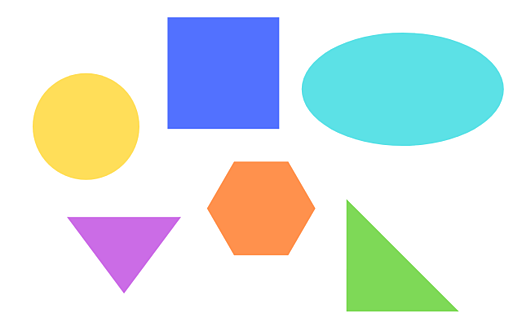
#> input picture filter/shapes2.png, 522 x 326 px, found by its file name
$ python shapedetectionvideo.py
#> lines starting #> are read from the running program, lines starting #| are printed output that depends on the picture; after the words box and inside, x2 and y2 are one past the last pixel; in counts of white or black regions, pixels touching at a corner belong together
import numpy as np
import cv2

img=cv2.imread("filter/shapes2.png")
#> img is the input picture: shape (326, 522, 3); mean B, G, R 228.6, 229.5, 218.8
cap=cv2.VideoCapture(0)
while(True):
  flag,img=cap.read()
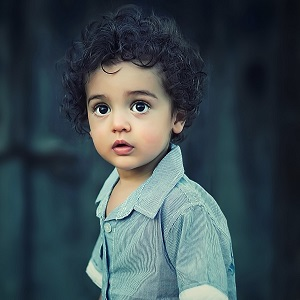
#> input picture filter/input.jpg, 300 x 300 px, given in place of the camera
#> img is the input picture: shape (300, 300, 3); mean B, G, R 80.9, 75.4, 60.6

  grayimg=cv2.cvtColor(img,cv2.COLOR_BGR2GRAY)
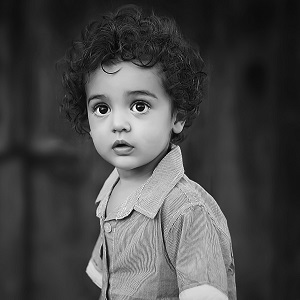
#> grayimg: shape (300, 300); min 1, max 255, mean 71.6


  #grayimg=cv2.GaussianBlur(grayimg,(7,7),1)
  _,threshimg=cv2.threshold(grayimg,220,255,cv2.THRESH_BINARY)
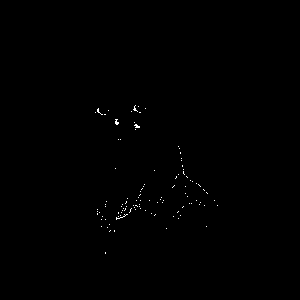
#> threshimg: shape (300, 300); 0.23% white in thin lines or dots, all inside (x1, y1, x2, y2) = (95, 105, 218, 254)
  grayimg=cv2.cvtColor(grayimg,cv2.COLOR_GRAY2BGR)
#> grayimg: shape (300, 300, 3)

  contours,hierarchy=cv2.findContours(threshimg,cv2.RETR_TREE,cv2.CHAIN_APPROX_SIMPLE)
#> contours = 107 contours, all with area under 20
#print(list(contours))
  for contour in contours:
    arclen=cv2.arcLength(contour, True)
    approx = cv2.approxPolyDP(contour, 0.01 * arclen, True)
    cv2.drawContours(img,[contour],0,(0,255,0),3)
#> this loop made 107 passes
#> (arclen, approx) on passes 1 to 12: (2, [[105, 252], [105, 253]]), (2, [[114, 230], [114, 231]]), (2.83, [[110, 230], [109, 231]]), (0, [[166, 228]]), (0, [[107, 227]]), (0, [[206, 226]]), (0, [[101, 226]]), (0, [[109, 224]]), (0, [[105, 219]]), (0, [[101, 219]]), (0, [[178, 218]]), (0, [[173, 216]])
#> arclen on passes 18, 31: 30.97, 9.66
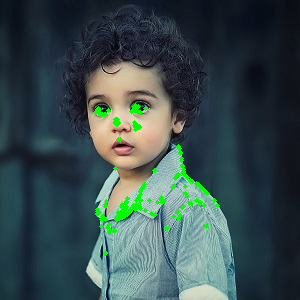
#> img: shape (300, 300, 3); 1.74% of pixels changed, all inside (x1, y1, x2, y2) = (93, 103, 220, 256)
  cv2.imshow("Result",img)


  if(cv2.waitKey(1) & 0xff == ord('q')):
#> (key q is pressed here)
      break
  # cv2.waitKey(1)
cv2.destroyAllWindows()
# [29 lines of commented-out code are left out]
